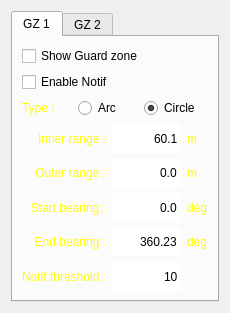
<?xml version="1.0" encoding="UTF-8"?>
<ui version="4.0">
 <class>FrameGZ</class>
 <widget class="QFrame" name="FrameGZ">
  <property name="geometry">
   <rect>
    <x>0</x>
    <y>0</y>
    <width>230</width>
    <height>313</height>
   </rect>
  </property>
  <property name="windowTitle">
   <string>Frame</string>
  </property>
  <layout class="QVBoxLayout" name="verticalLayout_9">
   <item>
    <widget class="QTabWidget" name="tabWidget">
     <property name="currentIndex">
      <number>0</number>
     </property>
     <widget class="QWidget" name="tabGz1">
      <attribute name="title">
       <string>GZ 1</string>
      </attribute>
      <layout class="QVBoxLayout" name="verticalLayout_5">
       <item>
        <widget class="QCheckBox" name="checkBoxShowGZ">
         <property name="maximumSize">
          <size>
           <width>208</width>
           <height>16777215</height>
          </size>
         </property>
         <property name="text">
          <string>Show Guard zone</string>
         </property>
         <property name="checked">
          <bool>false</bool>
         </property>
        </widget>
       </item>
       <item>
        <widget class="QCheckBox" name="checkBoxAlarmGZ">
         <property name="enabled">
          <bool>true</bool>
         </property>
         <property name="maximumSize">
          <size>
           <width>208</width>
           <height>16777215</height>
          </size>
         </property>
         <property name="text">
          <string>Enable Notif</string>
         </property>
         <property name="checked">
          <bool>false</bool>
         </property>
        </widget>
       </item>
       <item>
        <layout class="QHBoxLayout" name="horizontalLayout_12">
         <item>
          <widget class="QLabel" name="label_15">
           <property name="maximumSize">
            <size>
             <width>50</width>
             <height>16777215</height>
            </size>
           </property>
           <property name="styleSheet">
            <string notr="true">color: rgb(255, 255, 0);</string>
           </property>
           <property name="text">
            <string>Type :</string>
           </property>
          </widget>
         </item>
         <item>
          <widget class="QRadioButton" name="radioButtonArc">
           <property name="enabled">
            <bool>true</bool>
           </property>
           <property name="maximumSize">
            <size>
             <width>60</width>
             <height>16777215</height>
            </size>
           </property>
           <property name="text">
            <string>Arc</string>
           </property>
           <property name="checked">
            <bool>false</bool>
           </property>
          </widget>
         </item>
         <item>
          <widget class="QRadioButton" name="radioButtonCircle">
           <property name="enabled">
            <bool>true</bool>
           </property>
           <property name="maximumSize">
            <size>
             <width>80</width>
             <height>16777215</height>
            </size>
           </property>
           <property name="text">
            <string>Circle</string>
           </property>
           <property name="checked">
            <bool>true</bool>
           </property>
          </widget>
         </item>
        </layout>
       </item>
       <item>
        <layout class="QHBoxLayout" name="horizontalLayout">
         <item>
          <layout class="QVBoxLayout" name="verticalLayout">
           <item>
            <widget class="QLabel" name="label_6">
             <property name="styleSheet">
              <string notr="true">color: rgb(255, 255, 0);</string>
             </property>
             <property name="text">
              <string>Inner range :</string>
             </property>
             <property name="alignment">
              <set>Qt::AlignRight|Qt::AlignTrailing|Qt::AlignVCenter</set>
             </property>
            </widget>
           </item>
           <item>
            <widget class="QLabel" name="label_7">
             <property name="styleSheet">
              <string notr="true">color: rgb(255, 255, 0);</string>
             </property>
             <property name="text">
              <string>Outer range :</string>
             </property>
             <property name="alignment">
              <set>Qt::AlignRight|Qt::AlignTrailing|Qt::AlignVCenter</set>
             </property>
            </widget>
           </item>
           <item>
            <widget class="QLabel" name="label_8">
             <property name="styleSheet">
              <string notr="true">color: rgb(255, 255, 0);</string>
             </property>
             <property name="text">
              <string>Start bearing :</string>
             </property>
             <property name="alignment">
              <set>Qt::AlignRight|Qt::AlignTrailing|Qt::AlignVCenter</set>
             </property>
            </widget>
           </item>
           <item>
            <widget class="QLabel" name="label_9">
             <property name="styleSheet">
              <string notr="true">color: rgb(255, 255, 0);</string>
             </property>
             <property name="text">
              <string>End bearing :</string>
             </property>
             <property name="alignment">
              <set>Qt::AlignRight|Qt::AlignTrailing|Qt::AlignVCenter</set>
             </property>
            </widget>
           </item>
           <item>
            <widget class="QLabel" name="label_14">
             <property name="styleSheet">
              <string notr="true">color: rgb(255, 255, 0);</string>
             </property>
             <property name="text">
              <string>Notif threshold :</string>
             </property>
             <property name="alignment">
              <set>Qt::AlignRight|Qt::AlignTrailing|Qt::AlignVCenter</set>
             </property>
            </widget>
           </item>
          </layout>
         </item>
         <item>
          <layout class="QVBoxLayout" name="verticalLayout_3">
           <item>
            <widget class="QLineEdit" name="lineEditInner">
             <property name="sizePolicy">
              <sizepolicy hsizetype="Expanding" vsizetype="Preferred">
               <horstretch>0</horstretch>
               <verstretch>0</verstretch>
              </sizepolicy>
             </property>
             <property name="maximumSize">
              <size>
               <width>500</width>
               <height>16777215</height>
              </size>
             </property>
             <property name="layoutDirection">
              <enum>Qt::LeftToRight</enum>
             </property>
             <property name="text">
              <string>60.1</string>
             </property>
             <property name="maxLength">
              <number>8</number>
             </property>
             <property name="frame">
              <bool>false</bool>
             </property>
             <property name="alignment">
              <set>Qt::AlignRight|Qt::AlignTrailing|Qt::AlignVCenter</set>
             </property>
            </widget>
           </item>
           <item>
            <widget class="QLineEdit" name="lineEditOuter">
             <property name="sizePolicy">
              <sizepolicy hsizetype="Expanding" vsizetype="Preferred">
               <horstretch>0</horstretch>
               <verstretch>0</verstretch>
              </sizepolicy>
             </property>
             <property name="maximumSize">
              <size>
               <width>500</width>
               <height>16777215</height>
              </size>
             </property>
             <property name="text">
              <string>0.0</string>
             </property>
             <property name="maxLength">
              <number>8</number>
             </property>
             <property name="frame">
              <bool>false</bool>
             </property>
             <property name="alignment">
              <set>Qt::AlignRight|Qt::AlignTrailing|Qt::AlignVCenter</set>
             </property>
            </widget>
           </item>
           <item>
            <widget class="QLineEdit" name="lineEditStart">
             <property name="sizePolicy">
              <sizepolicy hsizetype="Expanding" vsizetype="Preferred">
               <horstretch>0</horstretch>
               <verstretch>0</verstretch>
              </sizepolicy>
             </property>
             <property name="maximumSize">
              <size>
               <width>500</width>
               <height>16777215</height>
              </size>
             </property>
             <property name="text">
              <string>0.0</string>
             </property>
             <property name="maxLength">
              <number>8</number>
             </property>
             <property name="frame">
              <bool>false</bool>
             </property>
             <property name="alignment">
              <set>Qt::AlignRight|Qt::AlignTrailing|Qt::AlignVCenter</set>
             </property>
            </widget>
           </item>
           <item>
            <widget class="QLineEdit" name="lineEditEnd">
             <property name="sizePolicy">
              <sizepolicy hsizetype="Expanding" vsizetype="Preferred">
               <horstretch>0</horstretch>
               <verstretch>0</verstretch>
              </sizepolicy>
             </property>
             <property name="maximumSize">
              <size>
               <width>500</width>
               <height>16777215</height>
              </size>
             </property>
             <property name="text">
              <string>360.23</string>
             </property>
             <property name="maxLength">
              <number>8</number>
             </property>
             <property name="frame">
              <bool>false</bool>
             </property>
             <property name="alignment">
              <set>Qt::AlignRight|Qt::AlignTrailing|Qt::AlignVCenter</set>
             </property>
            </widget>
           </item>
           <item>
            <widget class="QLineEdit" name="lineEditNotifTHR">
             <property name="enabled">
              <bool>true</bool>
             </property>
             <property name="sizePolicy">
              <sizepolicy hsizetype="Expanding" vsizetype="Preferred">
               <horstretch>0</horstretch>
               <verstretch>0</verstretch>
              </sizepolicy>
             </property>
             <property name="maximumSize">
              <size>
               <width>500</width>
               <height>16777215</height>
              </size>
             </property>
             <property name="toolTip">
              <string>10-500</string>
             </property>
             <property name="text">
              <string>10</string>
             </property>
             <property name="maxLength">
              <number>3</number>
             </property>
             <property name="frame">
              <bool>false</bool>
             </property>
             <property name="alignment">
              <set>Qt::AlignRight|Qt::AlignTrailing|Qt::AlignVCenter</set>
             </property>
            </widget>
           </item>
          </layout>
         </item>
         <item>
          <layout class="QVBoxLayout" name="verticalLayout_4">
           <item>
            <widget class="QLabel" name="label_10">
             <property name="styleSheet">
              <string notr="true">color: rgb(255, 255, 0);</string>
             </property>
             <property name="text">
              <string>m</string>
             </property>
            </widget>
           </item>
           <item>
            <widget class="QLabel" name="label_11">
             <property name="styleSheet">
              <string notr="true">color: rgb(255, 255, 0);</string>
             </property>
             <property name="text">
              <string>m</string>
             </property>
            </widget>
           </item>
           <item>
            <widget class="QLabel" name="label_12">
             <property name="styleSheet">
              <string notr="true">color: rgb(255, 255, 0);</string>
             </property>
             <property name="text">
              <string>deg</string>
             </property>
            </widget>
           </item>
           <item>
            <widget class="QLabel" name="label_13">
             <property name="styleSheet">
              <string notr="true">color: rgb(255, 255, 0);</string>
             </property>
             <property name="text">
              <string>deg</string>
             </property>
            </widget>
           </item>
           <item>
            <widget class="QLabel" name="label_28">
             <property name="styleSheet">
              <string notr="true">color: rgb(255, 255, 0);</string>
             </property>
             <property name="text">
              <string/>
             </property>
            </widget>
           </item>
          </layout>
         </item>
        </layout>
       </item>
      </layout>
     </widget>
     <widget class="QWidget" name="tabGz2">
      <attribute name="title">
       <string>GZ 2</string>
      </attribute>
      <layout class="QVBoxLayout" name="verticalLayout_8">
       <item>
        <widget class="QCheckBox" name="checkBoxShowGZ2">
         <property name="maximumSize">
          <size>
           <width>208</width>
           <height>16777215</height>
          </size>
         </property>
         <property name="text">
          <string>Show Guard zone</string>
         </property>
         <property name="checked">
          <bool>false</bool>
         </property>
        </widget>
       </item>
       <item>
        <widget class="QCheckBox" name="checkBoxAlarmGZ2">
         <property name="enabled">
          <bool>true</bool>
         </property>
         <property name="maximumSize">
          <size>
           <width>208</width>
           <height>16777215</height>
          </size>
         </property>
         <property name="text">
          <string>Enable Notif</string>
         </property>
         <property name="checked">
          <bool>false</bool>
         </property>
        </widget>
       </item>
       <item>
        <layout class="QHBoxLayout" name="horizontalLayout_13">
         <item>
          <widget class="QLabel" name="label_26">
           <property name="maximumSize">
            <size>
             <width>50</width>
             <height>16777215</height>
            </size>
           </property>
           <property name="styleSheet">
            <string notr="true">color: rgb(255, 255, 0);</string>
           </property>
           <property name="text">
            <string>Type :</string>
           </property>
          </widget>
         </item>
         <item>
          <widget class="QRadioButton" name="radioButtonArc2">
           <property name="enabled">
            <bool>true</bool>
           </property>
           <property name="maximumSize">
            <size>
             <width>60</width>
             <height>16777215</height>
            </size>
           </property>
           <property name="text">
            <string>Arc</string>
           </property>
           <property name="checked">
            <bool>false</bool>
           </property>
          </widget>
         </item>
         <item>
          <widget class="QRadioButton" name="radioButtonCircle2">
           <property name="enabled">
            <bool>true</bool>
           </property>
           <property name="maximumSize">
            <size>
             <width>80</width>
             <height>16777215</height>
            </size>
           </property>
           <property name="text">
            <string>Circle</string>
           </property>
           <property name="checked">
            <bool>true</bool>
           </property>
          </widget>
         </item>
        </layout>
       </item>
       <item>
        <layout class="QHBoxLayout" name="horizontalLayout_2">
         <item>
          <layout class="QVBoxLayout" name="verticalLayout_2">
           <item>
            <widget class="QLabel" name="label_17">
             <property name="styleSheet">
              <string notr="true">color: rgb(255, 255, 0);</string>
             </property>
             <property name="text">
              <string>Inner range :</string>
             </property>
             <property name="alignment">
              <set>Qt::AlignRight|Qt::AlignTrailing|Qt::AlignVCenter</set>
             </property>
            </widget>
           </item>
           <item>
            <widget class="QLabel" name="label_18">
             <property name="styleSheet">
              <string notr="true">color: rgb(255, 255, 0);</string>
             </property>
             <property name="text">
              <string>Outer range :</string>
             </property>
             <property name="alignment">
              <set>Qt::AlignRight|Qt::AlignTrailing|Qt::AlignVCenter</set>
             </property>
            </widget>
           </item>
           <item>
            <widget class="QLabel" name="label_19">
             <property name="styleSheet">
              <string notr="true">color: rgb(255, 255, 0);</string>
             </property>
             <property name="text">
              <string>Start bearing :</string>
             </property>
             <property name="alignment">
              <set>Qt::AlignRight|Qt::AlignTrailing|Qt::AlignVCenter</set>
             </property>
            </widget>
           </item>
           <item>
            <widget class="QLabel" name="label_20">
             <property name="styleSheet">
              <string notr="true">color: rgb(255, 255, 0);</string>
             </property>
             <property name="text">
              <string>End bearing :</string>
             </property>
             <property name="alignment">
              <set>Qt::AlignRight|Qt::AlignTrailing|Qt::AlignVCenter</set>
             </property>
            </widget>
           </item>
           <item>
            <widget class="QLabel" name="label_21">
             <property name="styleSheet">
              <string notr="true">color: rgb(255, 255, 0);</string>
             </property>
             <property name="text">
              <string>Notif threshold :</string>
             </property>
             <property name="alignment">
              <set>Qt::AlignRight|Qt::AlignTrailing|Qt::AlignVCenter</set>
             </property>
            </widget>
           </item>
          </layout>
         </item>
         <item>
          <layout class="QVBoxLayout" name="verticalLayout_6">
           <item>
            <widget class="QLineEdit" name="lineEditInner2">
             <property name="sizePolicy">
              <sizepolicy hsizetype="Expanding" vsizetype="Preferred">
               <horstretch>0</horstretch>
               <verstretch>0</verstretch>
              </sizepolicy>
             </property>
             <property name="maximumSize">
              <size>
               <width>100</width>
               <height>16777215</height>
              </size>
             </property>
             <property name="layoutDirection">
              <enum>Qt::LeftToRight</enum>
             </property>
             <property name="text">
              <string>60.1</string>
             </property>
             <property name="maxLength">
              <number>8</number>
             </property>
             <property name="frame">
              <bool>false</bool>
             </property>
             <property name="alignment">
              <set>Qt::AlignRight|Qt::AlignTrailing|Qt::AlignVCenter</set>
             </property>
            </widget>
           </item>
           <item>
            <widget class="QLineEdit" name="lineEditOuter2">
             <property name="sizePolicy">
              <sizepolicy hsizetype="Expanding" vsizetype="Preferred">
               <horstretch>0</horstretch>
               <verstretch>0</verstretch>
              </sizepolicy>
             </property>
             <property name="maximumSize">
              <size>
               <width>100</width>
               <height>16777215</height>
              </size>
             </property>
             <property name="text">
              <string>0.0</string>
             </property>
             <property name="maxLength">
              <number>8</number>
             </property>
             <property name="frame">
              <bool>false</bool>
             </property>
             <property name="alignment">
              <set>Qt::AlignRight|Qt::AlignTrailing|Qt::AlignVCenter</set>
             </property>
            </widget>
           </item>
           <item>
            <widget class="QLineEdit" name="lineEditStart2">
             <property name="sizePolicy">
              <sizepolicy hsizetype="Expanding" vsizetype="Preferred">
               <horstretch>0</horstretch>
               <verstretch>0</verstretch>
              </sizepolicy>
             </property>
             <property name="maximumSize">
              <size>
               <width>100</width>
               <height>16777215</height>
              </size>
             </property>
             <property name="text">
              <string>0.0</string>
             </property>
             <property name="maxLength">
              <number>8</number>
             </property>
             <property name="frame">
              <bool>false</bool>
             </property>
             <property name="alignment">
              <set>Qt::AlignRight|Qt::AlignTrailing|Qt::AlignVCenter</set>
             </property>
            </widget>
           </item>
           <item>
            <widget class="QLineEdit" name="lineEditEnd2">
             <property name="sizePolicy">
              <sizepolicy hsizetype="Expanding" vsizetype="Preferred">
               <horstretch>0</horstretch>
               <verstretch>0</verstretch>
              </sizepolicy>
             </property>
             <property name="maximumSize">
              <size>
               <width>100</width>
               <height>16777215</height>
              </size>
             </property>
             <property name="text">
              <string>360.23</string>
             </property>
             <property name="maxLength">
              <number>8</number>
             </property>
             <property name="frame">
              <bool>false</bool>
             </property>
             <property name="alignment">
              <set>Qt::AlignRight|Qt::AlignTrailing|Qt::AlignVCenter</set>
             </property>
            </widget>
           </item>
           <item>
            <widget class="QLineEdit" name="lineEditNotifTHR2">
             <property name="enabled">
              <bool>true</bool>
             </property>
             <property name="sizePolicy">
              <sizepolicy hsizetype="Expanding" vsizetype="Preferred">
               <horstretch>0</horstretch>
               <verstretch>0</verstretch>
              </sizepolicy>
             </property>
             <property name="maximumSize">
              <size>
               <width>100</width>
               <height>16777215</height>
              </size>
             </property>
             <property name="toolTip">
              <string>10-500</string>
             </property>
             <property name="text">
              <string>10</string>
             </property>
             <property name="maxLength">
              <number>3</number>
             </property>
             <property name="frame">
              <bool>false</bool>
             </property>
             <property name="alignment">
              <set>Qt::AlignRight|Qt::AlignTrailing|Qt::AlignVCenter</set>
             </property>
            </widget>
           </item>
          </layout>
         </item>
         <item>
          <layout class="QVBoxLayout" name="verticalLayout_7">
           <item>
            <widget class="QLabel" name="label_22">
             <property name="styleSheet">
              <string notr="true">color: rgb(255, 255, 0);</string>
             </property>
             <property name="text">
              <string>m</string>
             </property>
            </widget>
           </item>
           <item>
            <widget class="QLabel" name="label_23">
             <property name="styleSheet">
              <string notr="true">color: rgb(255, 255, 0);</string>
             </property>
             <property name="text">
              <string>m</string>
             </property>
            </widget>
           </item>
           <item>
            <widget class="QLabel" name="label_24">
             <property name="styleSheet">
              <string notr="true">color: rgb(255, 255, 0);</string>
             </property>
             <property name="text">
              <string>deg</string>
             </property>
            </widget>
           </item>
           <item>
            <widget class="QLabel" name="label_25">
             <property name="styleSheet">
              <string notr="true">color: rgb(255, 255, 0);</string>
             </property>
             <property name="text">
              <string>deg</string>
             </property>
            </widget>
           </item>
           <item>
            <widget class="QLabel" name="label_29">
             <property name="styleSheet">
              <string notr="true">color: rgb(255, 255, 0);</string>
             </property>
             <property name="text">
              <string/>
             </property>
            </widget>
           </item>
          </layout>
         </item>
        </layout>
       </item>
      </layout>
     </widget>
    </widget>
   </item>
  </layout>
 </widget>
 <resources/>
 <connections/>
</ui>
